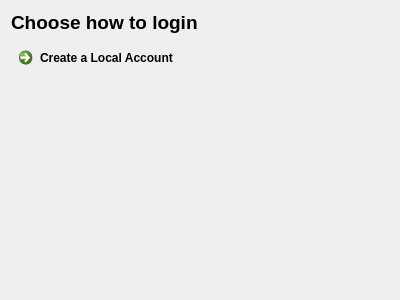
<?xml version="1.0" encoding="UTF-8"?>
<ui version="4.0">
 <class>Login</class>
 <widget class="QWidget" name="Login">
  <property name="geometry">
   <rect>
    <x>0</x>
    <y>0</y>
    <width>400</width>
    <height>300</height>
   </rect>
  </property>
  <property name="windowTitle">
   <string>Form</string>
  </property>
  <layout class="QVBoxLayout" name="verticalLayout">
   <item>
    <widget class="QLabel" name="label">
     <property name="text">
      <string>&lt;html&gt;&lt;head/&gt;&lt;body&gt;&lt;p&gt;&lt;span style=&quot; font-size:14pt; font-weight:600;&quot;&gt;Choose how to login&lt;/span&gt;&lt;/p&gt;&lt;/body&gt;&lt;/html&gt;</string>
     </property>
    </widget>
   </item>
   <item>
    <widget class="QCommandLinkButton" name="createLocalAccount">
     <property name="text">
      <string>Create a Local Account</string>
     </property>
     <property name="icon">
      <iconset theme="avatar-default"/>
     </property>
    </widget>
   </item>
   <item>
    <spacer name="verticalSpacer">
     <property name="orientation">
      <enum>Qt::Vertical</enum>
     </property>
     <property name="sizeHint" stdset="0">
      <size>
       <width>20</width>
       <height>40</height>
      </size>
     </property>
    </spacer>
   </item>
  </layout>
 </widget>
 <resources/>
 <connections/>
</ui>
